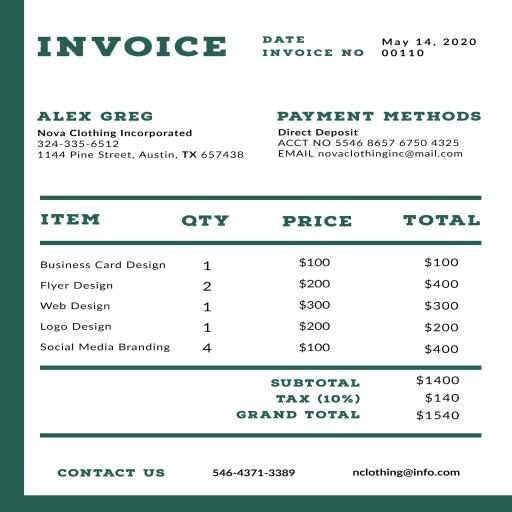
#> input picture Bill Document Dataset.v1-bill-dataset-export.tensorflow/test/112_png_jpg.rf.daeb7527a97c2ab3853d0eeda3e250fa.jpg, 512 x 512 px
$ python -i image_preprocessing.py   (imports and definitions only)
#> lines starting #> are read from the running program, lines starting #| are printed output that depends on the picture; after the words box and inside, x2 and y2 are one past the last pixel; in counts of white or black regions, pixels touching at a corner belong together
#> further down, picture is the input picture: shape (512, 512, 3); mean B, G, R 227.4, 229, 221.8
import io

import cv2
import numpy as np
from PIL import Image, ImageOps


# [25 lines left out: functions _decode_oriented, _resize_for_text, not called in this run]


def _correct_perspective(image: np.ndarray) -> tuple[np.ndarray, bool]:
    height, width = image.shape[:2]
#> height = 512; width = 512
    gray = cv2.cvtColor(image, cv2.COLOR_BGR2GRAY)
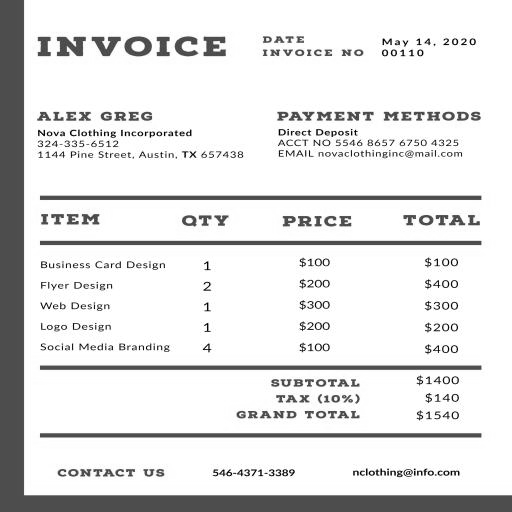
#> gray: shape (512, 512); min 0, max 255, mean 226.6
    edges = cv2.Canny(cv2.GaussianBlur(gray, (5, 5), 0), 50, 150)
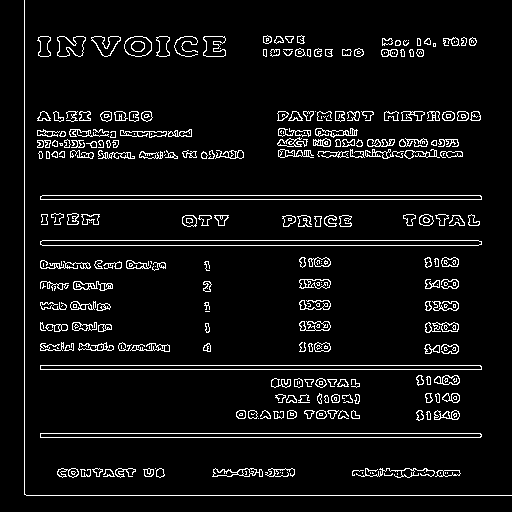
#> edges: shape (512, 512); 6.2% white in thin lines or dots
    contours, _ = cv2.findContours(edges, cv2.RETR_EXTERNAL, cv2.CHAIN_APPROX_SIMPLE)
#> contours = 262 contours, 101 with area under 20; largest, box (x1, y1, x2, y2) and area: (40, 240, 482, 246) 2197, (40, 365, 482, 370) 1764, (40, 433, 482, 438) 1763, (40, 195, 482, 200) 1762, (124, 36, 152, 57) 444
    for contour in sorted(contours, key=cv2.contourArea, reverse=True)[:8]:
        if cv2.contourArea(contour) < height * width * 0.35:
            continue
        perimeter = cv2.arcLength(contour, True)
        polygon = cv2.approxPolyDP(contour, 0.02 * perimeter, True)
        if len(polygon) != 4:
            continue
        points = polygon.reshape(4, 2).astype("float32")
        if np.any(points[:, 0] < width * 0.005) or np.any(points[:, 0] > width * 0.995):
            continue
        if np.any(points[:, 1] < height * 0.005) or np.any(points[:, 1] > height * 0.995):
            continue
        sums = points.sum(axis=1)
        differences = np.diff(points, axis=1).reshape(-1)
        ordered = np.array(
            [
                points[np.argmin(sums)],
                points[np.argmin(differences)],
                points[np.argmax(sums)],
                points[np.argmax(differences)],
            ],
            dtype="float32",
        )
        top_left, top_right, bottom_right, bottom_left = ordered
        target_width = int(max(np.linalg.norm(bottom_right - bottom_left), np.linalg.norm(top_right - top_left)))
        target_height = int(max(np.linalg.norm(top_right - bottom_right), np.linalg.norm(top_left - bottom_left)))
        if target_width < 200 or target_height < 300:
            continue
        target = np.array(
            [[0, 0], [target_width - 1, 0], [target_width - 1, target_height - 1], [0, target_height - 1]],
            dtype="float32",
        )
        return cv2.warpPerspective(image, cv2.getPerspectiveTransform(ordered, target), (target_width, target_height)), True
#> this loop made 8 passes
    return image, False


# [109 lines left out: functions _deskew, preprocess_image, preprocess_for_ocr, not called in this run]

>>> import cv2
>>> picture = cv2.imread('../../../Bill Document Dataset.v1-bill-dataset-export.tensorflow/test/112_png_jpg.rf.daeb7527a97c2ab3853d0eeda3e250fa.jpg')
>>> result = _correct_perspective(picture)
